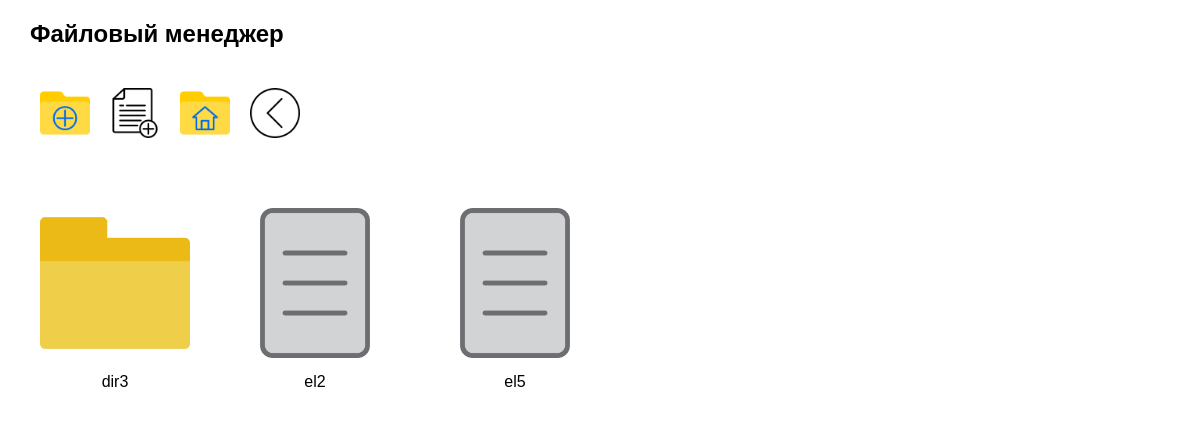
Screenshot of /index_1.php?folder=1 with the database file from the repository.
### tables this page shows
CREATE TABLE `directories` (
  `id` mediumint(9) NOT NULL,
  `name` char(30) NOT NULL,
  `creation_date` datetime NOT NULL,
  `modification_date` datetime NOT NULL,
  `description` text DEFAULT NULL,
  `parent_id` mediumint(9) DEFAULT NULL
);

CREATE TABLE `elements` (
  `id` mediumint(9) NOT NULL,
  `directory_id` mediumint(9) DEFAULT NULL,
  `name` char(30) NOT NULL,
  `creation_date` datetime NOT NULL,
  `modification_date` datetime NOT NULL,
  `type` enum('News','Article','Review','Comment') NOT NULL,
  `data` text DEFAULT NULL
);

### index_1.php (the view, shortened to what this page needs)
<!DOCTYPE html>
<html>
    <head>
        <link rel="stylesheet" href="https://cdnjs.cloudflare.com/ajax/libs/jquery-contextmenu/2.7.1/jquery.contextMenu.min.css">
        <link href="css/styles.css" rel="stylesheet" type="text/css">
    </head>
    <body>
        <?php
        include "config.php";
        $root = "/";
        $back_url = $root;
        $folder = null;
        if (!empty($_GET['folder'])) {
            $folder = urldecode($_GET['folder']);
            if (is_numeric($folder)) {
                $res = $mysqli->query("SELECT id, parent_id FROM Directories where id = " . $folder . "");
                $res->data_seek(0);
            } else
                $folder = 0;
        }
        echo '<h2 class = "title">Файловый менеджер</h2>';
        echo '<div class = "controls">';
        echo '<a class="control-icon icon-new-folder" href="/addDir.php?parent=' . $folder . '" > <span class="tooltiptext">Добавить раздел</span></a>';
        echo '<a class="control-icon icon-new-file" href="/addElement.php?folder=' . $folder . '" ><span class="tooltiptext">Добавить элемент</span></a>';
        echo '<a href="' . $root . '" class = "control-icon icon-home"><span class="tooltiptext">В начало</span></a>';
        echo '<a href="' . $back_url . '" class = "control-icon icon-back"><span class="tooltiptext">Наверх</span></a>';
        echo '</div>';
        echo '<div class = "directory" >';
        if ($folder)
            $res = $mysqli->query("SELECT * FROM Directories WHERE parent_id = " . $folder . " ORDER BY id ASC");
        else
            $res = $mysqli->query("SELECT * FROM Directories WHERE parent_id is NULL ORDER BY id ASC");
        $res->data_seek(0);
        while ($row = $res->fetch_assoc()) {
            $url = "//{$_SERVER['HTTP_HOST']}{$root}?folder=" . $row['id'];
            $escaped_url = htmlspecialchars($url, ENT_QUOTES, 'UTF-8');
            echo '<a href="' . $escaped_url . '" class = "folder" id=' . $row['id'] . '>';
            echo '<div class = "icon icon-folder"></div>';
            echo " <div class = 'icon-name'> " . $row['name'] . "</div>";
            echo '</a>';
        }
        if ($folder)
            $res2 = $mysqli->query("SELECT * FROM Elements WHERE directory_id = " . $folder . " ORDER BY id ASC");
        else
            $res2 = $mysqli->query("SELECT * FROM Elements WHERE directory_id is NULL ORDER BY id ASC");
        $res2->data_seek(0);
        while ($row = $res2->fetch_assoc()) {
            echo '<div class = "file" id=' . $row['id'] . '>';
            echo '<div class = "icon icon-file"></div>';
            echo " <div class = 'icon-name'> " . $row['name'] . "</div>";
            echo '</div>';
        }
        echo '</div>';
        ?>
    </body>
</html>

### css/styles.css (style rules this page uses)
html { font-family: Arial, Helvetica, Geneva sans-serif; -ms-text-size-adjust: 100%; -webkit-text-size-adjust: 100% }
body { margin: 0; padding: 0; height: 100%; min-width: 320px; }
* { box-sizing: border-box; -moz-border-box: border-box; }
a { color: #018ed4; text-decoration: none; }
.title { padding-left: 30px }
.controls { padding: 10px 0; padding-left: 30px; }
.directory { padding: 15px 15px; }
.file, .folder { display: inline-block; width: 200px; height: auto; padding: 15px; position: relative; vertical-align: top; border-radius: 5px; border: 1px solid transparent; }
.folder { text-decoration: none; color: #000; }
.icon { width: auto; height: 150px; margin: 15px 0; }
.control-icon { width: 50px; margin: 10px; position: relative; height: 50px; display: inline-block; }
.icon-folder { background: url(../img/folder.png) center center no-repeat; background-size: contain; }
.icon-file { background: url(../img/file.png) center center no-repeat; background-size: contain; }
.icon-home { background: url(../img/home.png) center center no-repeat; background-size: contain; }
.icon-back { background: url(../img/back.png) center center no-repeat; background-size: contain; }
.icon-new-file { background: url(../img/new_file.png) center center no-repeat; background-size: contain; }
.icon-new-folder { background: url(../img/new_folder.png) center center no-repeat; background-size: contain; }
.icon-name { text-align: center; }

### rows the page displays
directories: name "dir3"
elements: name "el2"
elements: name "el5"
